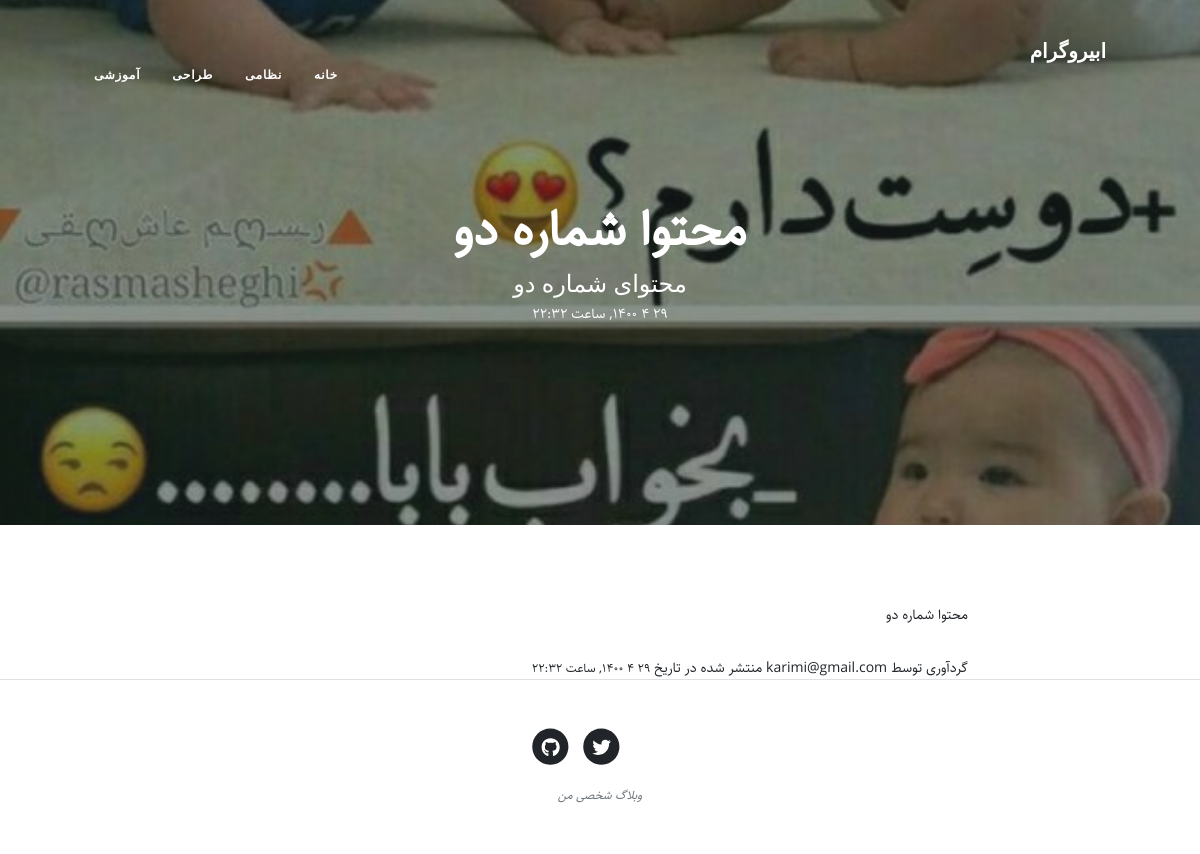
Screenshot of /blog/postdetail/mhto-shmrh-do with the database file from the repository.
### blog/models.py (models this page shows, shortened)
class Categoty(models.Model):
    parent = models.ForeignKey('self',default=None,null=True,blank=True,on_delete=models.SET_NULL,related_name='child',verbose_name='عبارت زیر دسته')
    name = models.CharField(max_length=20, verbose_name="نام")
    slug = models.SlugField(unique=True, max_length=100, verbose_name="لینک کوتاه")
    status = models.BooleanField(default=True, verbose_name="آیا نمایش داده شود")
    position = models.IntegerField(verbose_name='پوزیشن')
    class Meta:
        verbose_name = "دسته بندی"
        verbose_name_plural = "دسته بندی ها"
        ordering = ['parent__id','position' ]

class Post(models.Model):
    STATUS_CHOICES = (
        ('draft', 'در حال انتظار'),
        ('published', 'منتشر شده'),
    )
    name = models.CharField(max_length=50, verbose_name="نام")
    slug = models.SlugField(unique=True, max_length=100, verbose_name="لینک کوتاه")
    category = models.ManyToManyField(Categoty, verbose_name="دسته بندی", related_name="posts")
    image = models.ImageField(upload_to='media', verbose_name="تصویر")
    subtitle = models.CharField(max_length=800, verbose_name="توضیحات")
    author = models.ForeignKey(CustomUser, on_delete=models.CASCADE, related_name='blog_post', verbose_name="نویسنده")
    body = models.TextField(verbose_name="متن اصلی")
    publish = models.DateTimeField(default=timezone.now, verbose_name="تاریخ انتشار")
    created = models.DateTimeField(auto_now_add=True, verbose_name="تاریخ ایجاد")
    updated = models.DateTimeField(auto_now=True, verbose_name="تاریخ بروزرسانی")
    status = models.CharField(max_length=25, choices=STATUS_CHOICES, default='draft', verbose_name="وضعیت انتشار")
    objects = PostManage()
    class Meta:
        verbose_name = "مقاله"
        verbose_name_plural = "مقالات"
        ordering = ('-publish',)
    def jpublish(self):
        return jalali_converter(self.publish)
    jpublish.shor_description = "زمان انتشار"

### login/models.py (models this page shows)
class CustomUser(AbstractUser):
    username = None
    email = models.EmailField(_('email address'), unique=True)
    USERNAME_FIELD = 'email'
    REQUIRED_FIELDS = []
    objects = UserManager()
    def __str__(self):
        return self.email

### blog/views.py (the view)
# urls.py: path('postdetail/<slug:slug>',views.PostDetail.as_view(),name='post_detail'),
class PostDetail(DetailView):
    def get_object(self):
        slug = self.kwargs.get('slug')
        return get_object_or_404(Post.objects.published(),slug=slug)

### blog/models.py (called while the page is built)
    def published(self):
        return self.filter(status='published')

### blog/templatetags/base_tags.py (called while the page is built)
@register.simple_tag
def title():
    return "ابیروگرام"

@register.inclusion_tag("blog/partials/category_navbar.html")
def category_navbar():
    return {
        "categoris" : Categoty.objects.filter(status=True)
    }

### extensions/jalali.py (called while the page is built)
    def persian_tuple(self):
        return self.persian_year, self.persian_month, self.persian_day

### extensions/utils.py (called while the page is built)
def persian_numbers_converter(mystr):
    numbers = {
        "0": "۰",
        "1": "۱",
        "2": "۲",
        "3": "۳",
        "4": "۴",
        "5": "۵",
        "6": "۶",
        "7": "۷",
        "8": "۸",
        "9": "۹",
    }
    for e, p in numbers.items():
        mystr = mystr.replace(e, p)
    return mystr

def jalali_converter(time):
    jmonths = ["فروردین","اردیبهشت","خرداد","تیر","مرداد","شهریور","مهر","آبان","آذر","دی","بهمن", "اسفند"]
    time = timezone.localtime(time)
    time_to_str = "{},{},{}".format(time.year,time.month,time.day)
    time_to_tuple = jalali.Gregorian(time_to_str).persian_tuple()
    time_to_list = list(time_to_tuple)
    for index, moth in enumerate(jmonths):
        if  time_to_list[1] == index + 1:
            time_to_list[1] = moth
            break
    output = "{} {} {}, ساعت {}:{}".format(
        time_to_tuple [2],
        time_to_tuple [1],
        time_to_tuple [0],
        time.hour,
        time.minute,
    )
    return persian_numbers_converter(output)

### templates/blog/post_detail.html (shortened to what this page needs)
{% extends 'blog/base.html' %}
{% load static %}
{% block main %}
     <header class="masthead" style="background-image: url('{{ post.image.url }}')">
            <div class="container position-relative px-4 px-lg-5">
                <div class="row gx-4 gx-lg-5 justify-content-center">
                    <div class="col-md-10 col-lg-8 col-xl-7">
                        <div class="site-heading ">
                            <h1>{{ post.name }}</h1>
                            <h3 class="subheading">{{ post.subtitle }}</h3>
                            <time>{{ post.jpublish }}</time>
                        </div>
                    </div>
                </div>
            </div>
        </header>
    <article>
            <div class="container">
                <div class="row">
                    <div class="col-lg-8 col-md-10 mx-auto text-justify">
                        {{ post.body | linebreaks }}
                            گردآوری توسط
                            <a href="">{{ post.author }}</a>
                            منتشر شده در تاریخ
                            <small>{{ post.jpublish }}</small>
                    </div>
                </div>
            </div>
        </article>
{% endblock %}

### templates/blog/partials/category_navbar.html (shortened to what this page needs)
<div class="collapse navbar-collapse nav" id="navbarResponsive">
    <ul class="navbar-nav ms-auto py-4 py-lg-0">
        <li class="nav-item"><a class="nav-link px-lg-3 py-3 py-lg-4" href="{% url 'blog:post_list' %}">خانه</a></li>
        {% for categoris in categoris %}
            {% if categoris.parent == None %}
                <li class="nav-item">
                    <a class="nav-link px-lg-3 py-3 py-lg-4" href="{% url 'blog:category' categoris.slug %}">
                        {{ categoris.name }}
                    </a>
                </li>
            {% endif %}
        {% endfor %}
    </ul>
</div>

### static/blog/css/rtl.css (style rules this page uses)
body { direction: rtl; text-align: right; font-family: "Sahel", serif; font-size: 14px; }
.navbar-nav { margin-left: initial !important; margin-right: auto; }
header.masthead .site-heading h1 { font-family: Sahel, serif; font-size:50px ; }
.nav ul { padding-right: 0; }
.nav ul li { border-bottom: none; height: 86px; line-height: 86px; font-size: 14px; display: inline-block; float:left; margin: 0 auto; }
.nav ul li a { text-decoration: none; color:#000000; display: block; transition: .3s background-color; padding:0 24px; }
.nav a { border-bottom:none; }

### rows the page displays
Categoty: name "نظامی"
Categoty: name "طراحی"
Categoty: name "آموزشی"
Post: image (picture), name "محتوا شماره دو", subtitle "محتوای شماره دو", jpublish "۲۹ ۴ ۱۴۰۰, ساعت ۲۲:۳۲", body "محتوا شماره دو", author "karimi@gmail.com"
